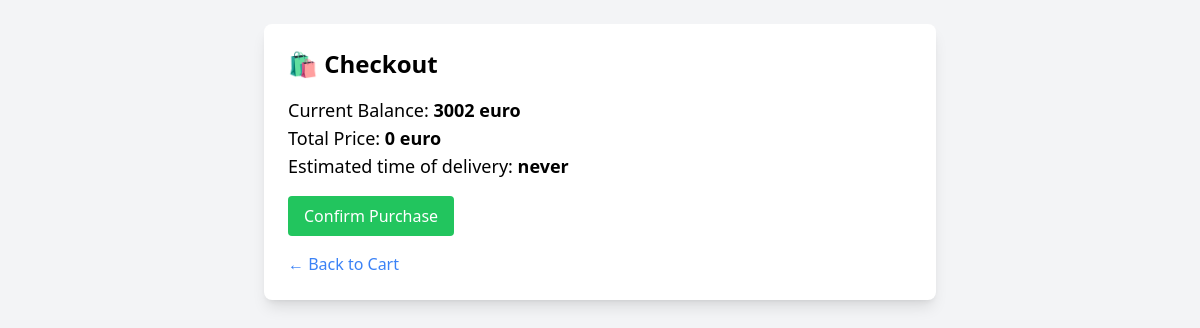
/checkout (signed in), run on an earlier commit of the app's database.
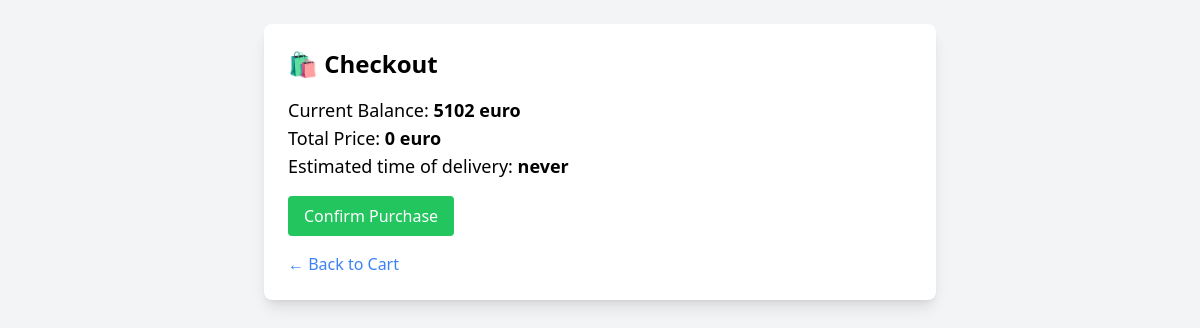
And on a later commit of the database.
### tables this page shows
CREATE TABLE users (
            id INTEGER PRIMARY KEY AUTOINCREMENT,
            username TEXT UNIQUE NOT NULL,
            password TEXT NOT NULL,
            is_admin BOOLEAN NOT NULL DEFAULT 0,
            balance INTEGER NOT NULL DEFAULT 300
            
        );

### app.py (the view, shortened to what this page needs)
@app.route("/checkout", methods=["GET", "POST"])
def checkout():
    if "username" not in session:
        flash("Please log in", "danger")
        return redirect(url_for("login"))
    usr_balance = database.get_balance(session["userid"])
    print(usr_balance)
    cart_items = session.get("cart", [])
    total_price = 0
    for item in cart_items:
        if "eur" in item["price"]:
            price = int(item["price"].replace("eur", ""))
            total_price += price
    return render_template("checkout.html", cart=cart_items, total_price=total_price, balance=usr_balance)

### database.py (called while the page is built)
def get_db_connection():
    conn = sqlite3.connect(DB_NAME)
    conn.row_factory = sqlite3.Row  # Enables dictionary-like row access
    return conn

def get_balance(id):
    conn = get_db_connection()
    cursor = conn.cursor()
    cursor.execute("SELECT balance FROM users WHERE id = ?", (id,))
    current_balance = cursor.fetchone()
    current_balance = current_balance[0]
    if current_balance < 0:
        current_balance = 0
        set_balance(id, current_balance)
    print(f"DEBUG: Balance for user {id}: {current_balance}")
    return current_balance

### templates/checkout.html (shortened to what this page needs)
<!DOCTYPE html>
<html lang="en">
<head>
    <script src="https://cdn.tailwindcss.com"></script>
</head>
<body class="bg-gray-100 p-6">
    <div class="max-w-2xl mx-auto bg-white p-6 rounded-lg shadow-lg">
        <h1 class="text-2xl font-bold mb-4">🛍 Checkout</h1>
        <p class="text-lg">Current Balance: <strong>{{ balance }} euro</strong></p>
        <p class="text-lg">Total Price: <strong>{{ total_price }} euro</strong></p>
        <p class="text-lg">Estimated time of delivery: <strong>never</strong></p>
        <form method="POST">
            {% if total_price <= balance %}
                <button type="submit" class="bg-green-500 text-white px-4 py-2 rounded hover:bg-green-600 mt-4">
                    Confirm Purchase
                </button>
            {% endif %}
        </form>
        <a href="{{ url_for('cart') }}" class="text-blue-500 mt-4 block">← Back to Cart</a>
    </div>
</body>
</html>

What changed in the data, as far as the page shows it:
changed users: balance "3002" → "5102"
